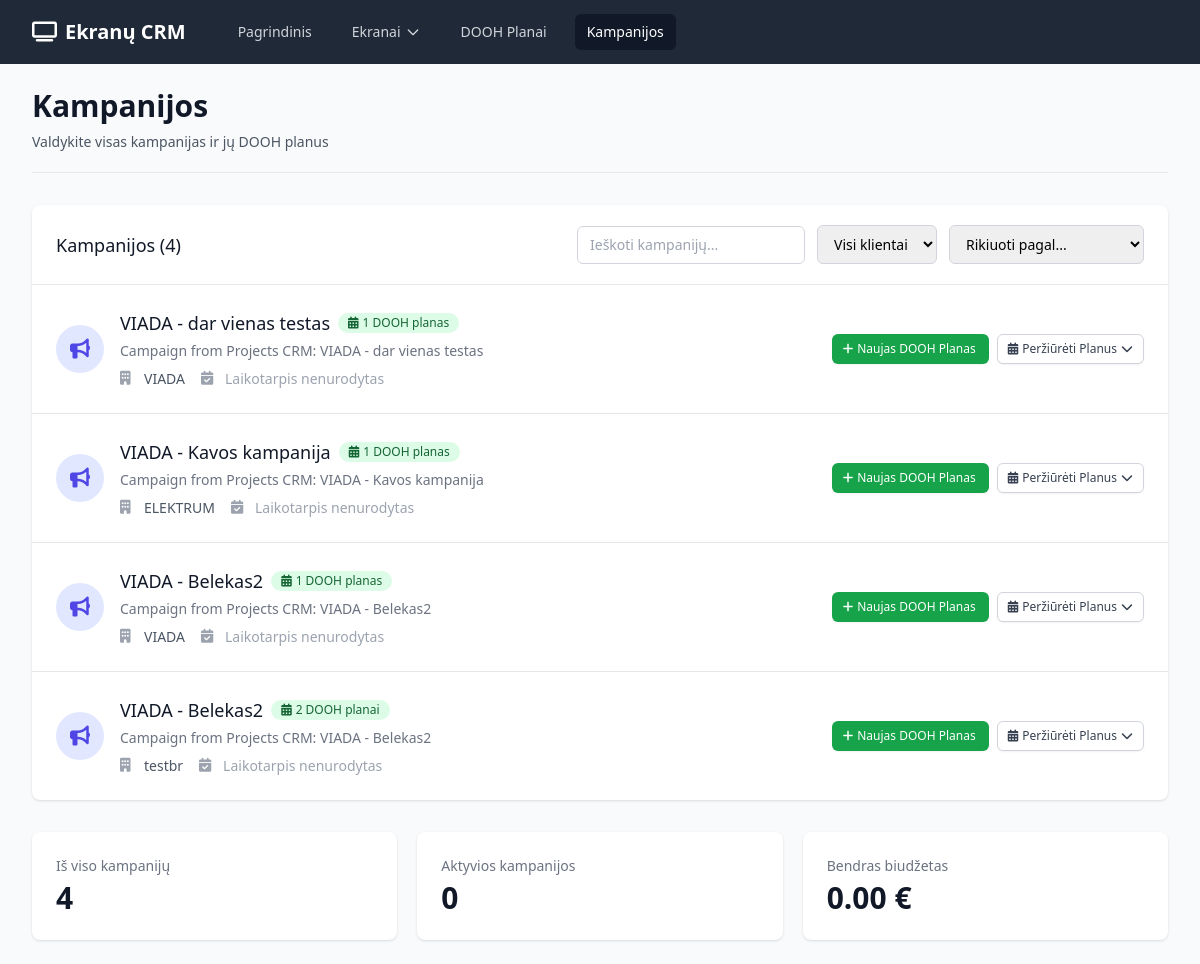
The page /campaigns on the database as committed earlier.
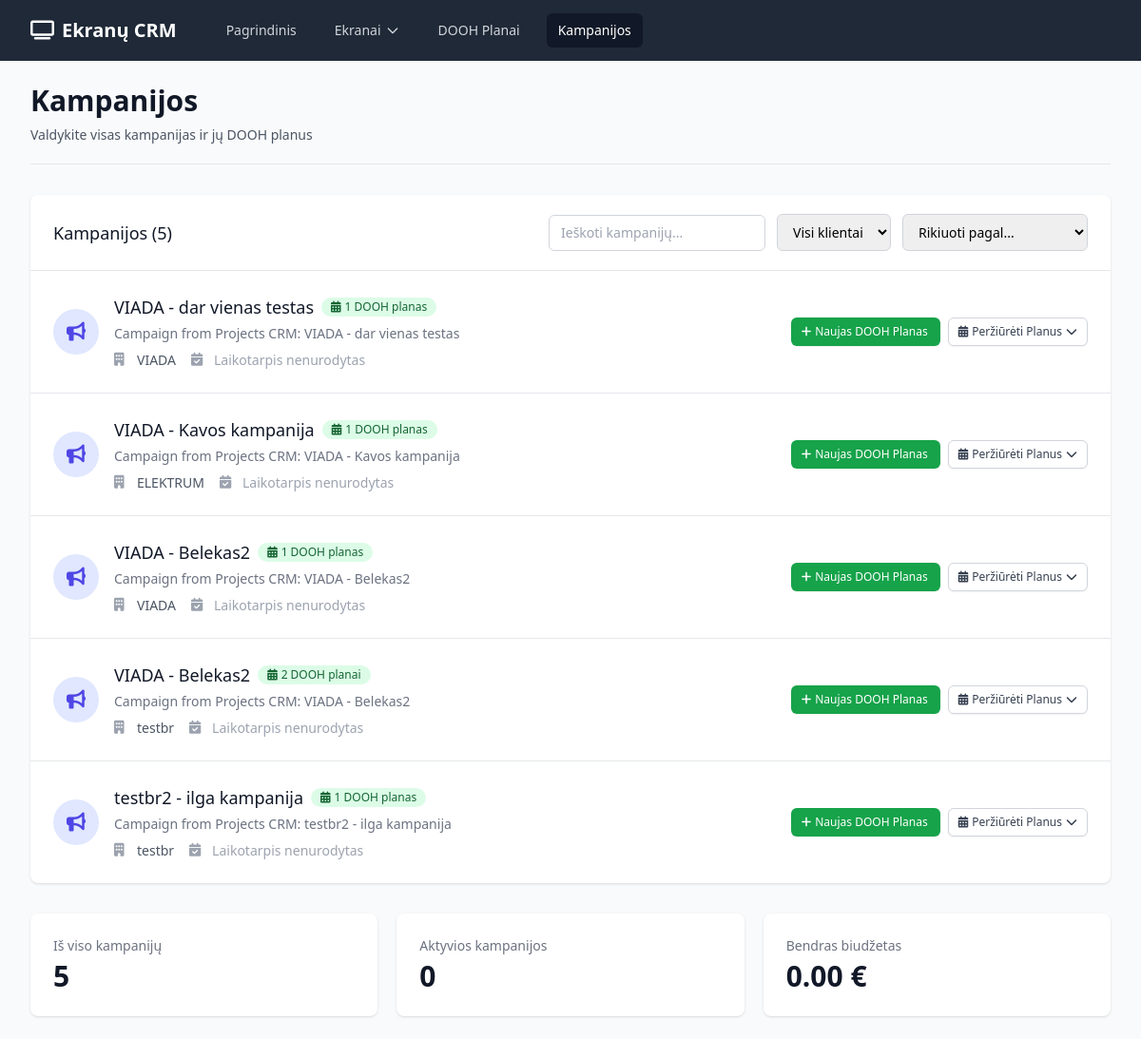
The same page on the database as committed later.
### app.py (models this page shows)
class Campaign(db.Model):
    id = db.Column(db.Integer, primary_key=True)
    client_id = db.Column(db.Integer, db.ForeignKey('client.id'), nullable=False)
    name = db.Column(db.String(100), nullable=False)
    description = db.Column(db.Text)
    start_date = db.Column(db.Date)
    end_date = db.Column(db.Date)
    budget = db.Column(db.Float)
    created_at = db.Column(db.DateTime, default=datetime.utcnow)
    dooh_plans = db.relationship('DOOHPlan', backref='campaign', lazy=True, cascade='all, delete-orphan')

class Client(db.Model):
    id = db.Column(db.Integer, primary_key=True)
    name = db.Column(db.String(100), nullable=False)
    email = db.Column(db.String(100))
    phone = db.Column(db.String(20))
    contact_person = db.Column(db.String(100))
    company = db.Column(db.String(100))
    created_at = db.Column(db.DateTime, default=datetime.utcnow)
    campaigns = db.relationship('Campaign', backref='client', lazy=True, cascade='all, delete-orphan')

### app.py (the view)
@app.route('/campaigns')
def campaigns():
    campaigns = Campaign.query.all()
    return render_template('campaigns.html', campaigns=campaigns)

### templates/campaigns.html (shortened to what the changed rows need)
{% extends "base.html" %}
{% block content %}
<div class="pb-5 border-b border-gray-200 mb-8">
    <div class="flex justify-between items-center">
        <div>
            <h1 class="text-3xl font-bold text-gray-900">Kampanijos</h1>
        </div>
    </div>
</div>
{% if campaigns %}
<div class="bg-white shadow overflow-hidden sm:rounded-lg mb-8">
    <div class="px-4 py-5 sm:px-6">
        <div class="flex justify-between items-center">
            <h3 class="text-lg leading-6 font-medium text-gray-900">Kampanijos ({{ campaigns|length }})</h3>
            <div class="flex items-center space-x-3">
                <input type="text" id="campaignFilter" placeholder="Ieškoti kampanijų..."
                       class="px-3 py-2 border border-gray-300 rounded-md text-sm focus:outline-none focus:ring-indigo-500 focus:border-indigo-500">
                <select id="filterClient" class="px-3 py-2 border border-gray-300 rounded-md text-sm focus:outline-none focus:ring-indigo-500 focus:border-indigo-500">
                    <option value="">Visi klientai</option>
                    {% set clients = [] %}
                    {% for campaign in campaigns %}
                        {% if campaign.client.name not in clients %}
                            {% set _ = clients.append(campaign.client.name) %}
                        {% endif %}
                    {% endfor %}
                </select>
                <select id="sortBy" class="px-3 py-2 border border-gray-300 rounded-md text-sm focus:outline-none focus:ring-indigo-500 focus:border-indigo-500">
                    <option value="">Rikiuoti pagal...</option>
                </select>
            </div>
        </div>
    </div>
    <div class="border-t border-gray-200">
        <ul class="divide-y divide-gray-200" id="campaignsList">
            {% for campaign in campaigns %}
            <li class="campaign-item hover:bg-gray-50" data-client="{{ campaign.client.name }}">
                <div class="px-4 py-6 sm:px-6">
                    <div class="flex items-center justify-between">
                        <div class="flex items-center">
                            <div class="flex-shrink-0">
                                <div class="h-12 w-12 rounded-full bg-indigo-100 flex items-center justify-center">
                                    <i class="fas fa-bullhorn text-indigo-600 text-xl"></i>
                                </div>
                            </div>
                            <div class="ml-4">
                                <div class="flex items-center">
                                    <p class="text-lg font-medium text-gray-900 campaign-name">{{ campaign.name }}</p>
                                    <div class="ml-2 flex space-x-1">
                                        {% if campaign.dooh_plans|length > 0 %}
                                        <span class="inline-flex items-center px-2.5 py-0.5 rounded-full text-xs font-medium bg-green-100 text-green-800">
                                            <i class="fas fa-calendar-alt mr-1"></i>
                                            {{ campaign.dooh_plans|length }} DOOH {{ 'planas' if campaign.dooh_plans|length == 1 else 'planai' }}
                                        </span>
                                        {% endif %}
                                    </div>
                                </div>
                                {% if campaign.description %}
                                <p class="mt-1 text-sm text-gray-500">{{ campaign.description[:100] }}{% if campaign.description|length > 100 %}...{% endif %}</p>
                                {% endif %}
                                <div class="mt-2 flex items-center space-x-4 text-sm">
                                    <div class="flex items-center text-gray-600">
                                        <i class="fas fa-building w-4 h-4 mr-2 text-gray-400"></i>
                                        <span class="campaign-client">{{ campaign.client.name }}</span>
                                    </div>
                                    <div class="flex items-center text-gray-600">
                                        <i class="fas fa-calendar-check w-4 h-4 mr-2 text-gray-400"></i>
                                        <span>
                                            {% if campaign.start_date and campaign.end_date %}
                                                {{ campaign.start_date.strftime('%Y-%m-%d') }} - {{ campaign.end_date.strftime('%Y-%m-%d') }}
                                            {% elif campaign.start_date %}
                                                Nuo {{ campaign.start_date.strftime('%Y-%m-%d') }}
                                            {% elif campaign.end_date %}
                                                Iki {{ campaign.end_date.strftime('%Y-%m-%d') }}
                                            {% else %}
                                                <span class="text-gray-400">Laikotarpis nenurodytas</span>
                                            {% endif %}
                                        </span>
                                    </div>
                                </div>
                            </div>
                        </div>
                        <div class="flex items-center space-x-2">
                            <a href="{{ url_for('new_dooh_plan') }}?campaign_id={{ campaign.id }}"
                               class="inline-flex items-center px-3 py-1.5 border border-transparent text-xs font-medium rounded-md shadow-sm text-white bg-green-600 hover:bg-green-700 focus:outline-none focus:ring-2 focus:ring-offset-2 focus:ring-green-500">
                                <i class="fas fa-plus -ml-0.5 mr-1"></i>
                                Naujas DOOH Planas
                            </a>
                            {% if campaign.dooh_plans|length > 0 %}
                            <div class="relative inline-block text-left">
                                <button type="button" onclick="toggleDropdown('dropdown-{{ campaign.id }}')"
                                        class="inline-flex items-center px-3 py-1.5 border border-gray-300 shadow-sm text-xs font-medium rounded-md text-gray-700 bg-white hover:bg-gray-50 focus:outline-none focus:ring-2 focus:ring-offset-2 focus:ring-indigo-500">
                                    <i class="fas fa-calendar-alt -ml-0.5 mr-1"></i>
                                    Peržiūrėti Planus
                                    <i class="fas fa-chevron-down ml-1 -mr-0.5"></i>
                                </button>
                            </div>
                            {% endif %}
                        </div>
                    </div>
                </div>
            </li>
            {% endfor %}
        </ul>
    </div>
</div>
<div class="grid grid-cols-1 gap-5 sm:grid-cols-3">
    <div class="bg-white overflow-hidden shadow rounded-lg">
        <div class="px-4 py-5 sm:p-6">
            <dt class="text-sm font-medium text-gray-500 truncate">Iš viso kampanijų</dt>
            <dd class="mt-1 text-3xl font-semibold text-gray-900">{{ campaigns|length }}</dd>
        </div>
    </div>
    <div class="bg-white overflow-hidden shadow rounded-lg">
        <div class="px-4 py-5 sm:p-6">
            <dt class="text-sm font-medium text-gray-500 truncate">Aktyvios kampanijos</dt>
            {% set active_count = campaigns|selectattr('start_date')|selectattr('end_date')|list|length %}
            <dd class="mt-1 text-3xl font-semibold text-gray-900">{{ active_count }}</dd>
        </div>
    </div>
    <div class="bg-white overflow-hidden shadow rounded-lg">
        <div class="px-4 py-5 sm:p-6">
            <dt class="text-sm font-medium text-gray-500 truncate">Bendras biudžetas</dt>
            {% set total_budget = 0 %}
            {% for campaign in campaigns %}
                {% if campaign.budget %}
                    {% set total_budget = total_budget + campaign.budget %}
                {% endif %}
            {% endfor %}
            <dd class="mt-1 text-3xl font-semibold text-gray-900">{{ "%.2f"|format(total_budget) }} €</dd>
        </div>
    </div>
</div>
{% endif %}
{% endblock %}

Rows that differ between the two databases and show on the page:
added Campaign: name "testbr2 - ilga kampanija", dooh_plans|length "1", dooh_plans "planas", description "Campaign from Projects CRM: testbr2 - ilga kampanija", client.name "testbr", shows "Laikotarpis nenurodytas"
Other text that changed with them:
{{ campaigns|length }}: "4" → "5"
